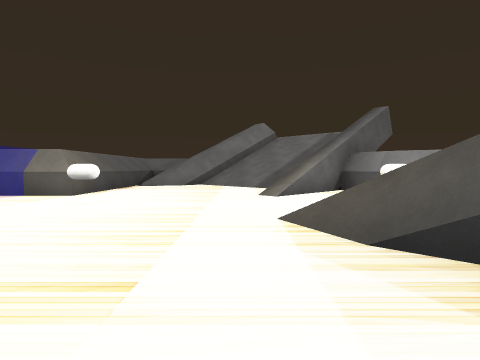
View 1 (above)

16 first-person views from a walk through a Unity game level. The camera is 0.5 m above the floor, tilts 2° down and sees 75° across. The floor is counted in squares, 1 m on a side. Each view is taken from the middle of a square. On the plan, view 1 faces up. The plan holds only what a view shows up to about 9 squares ahead; the rest is blank. The place goes on beyond the plan. The player is left out. Some surface patterns are stand-ins.

View 2
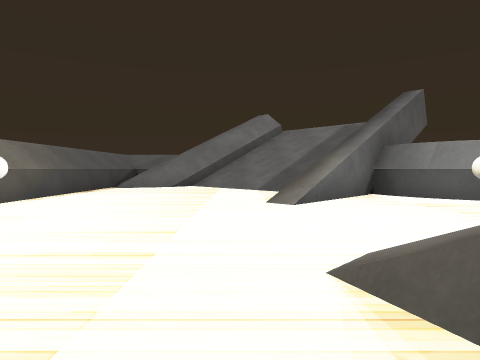

View 3
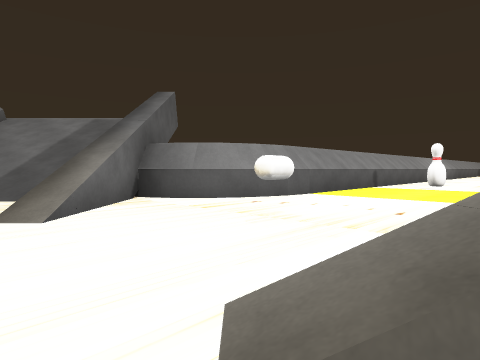

View 4
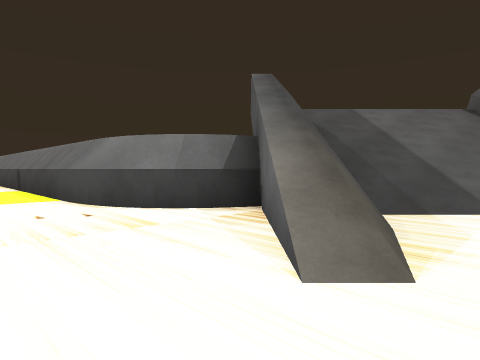

View 5
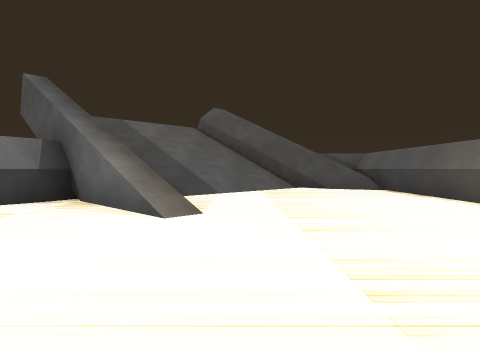

View 6
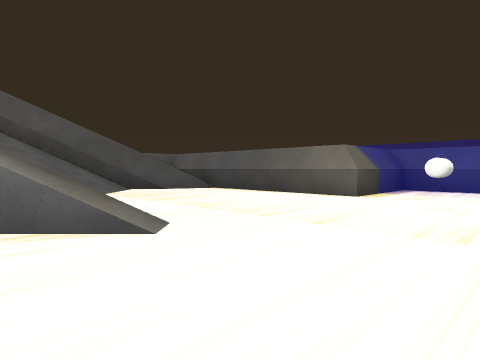

View 7
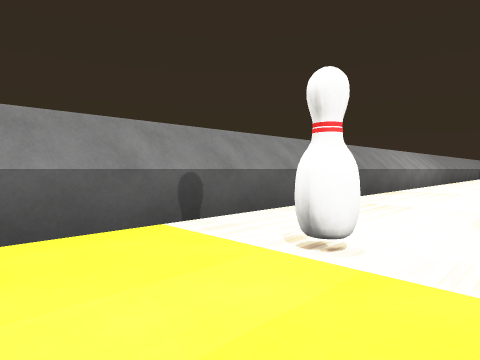

View 8
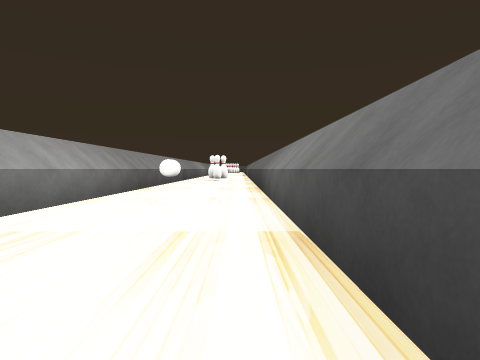

View 9
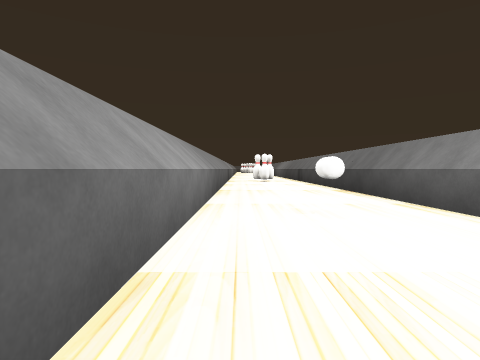

View 10
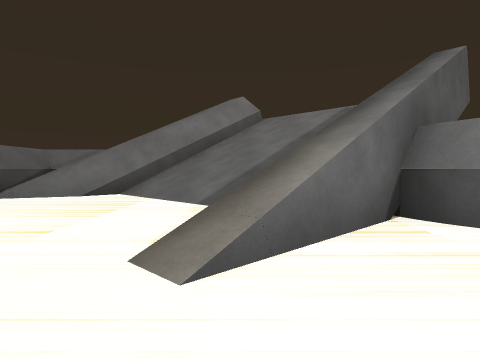

View 11
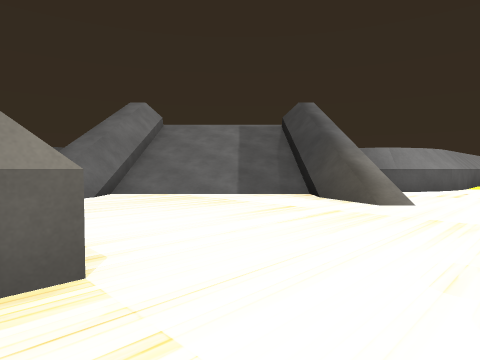

View 12
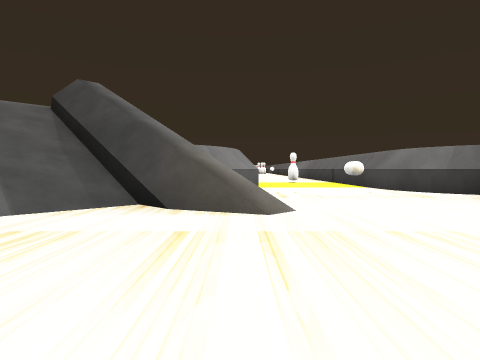

View 13
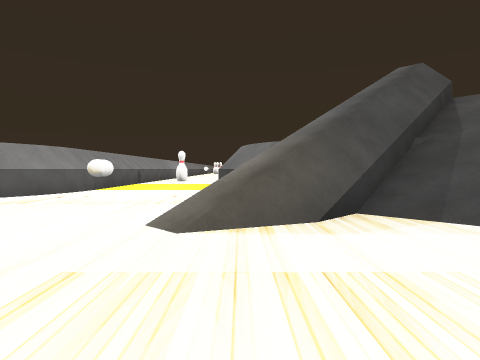

View 14
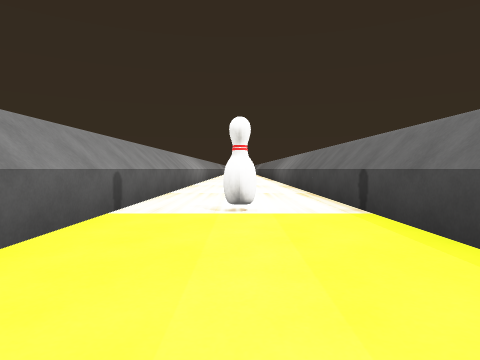

View 15
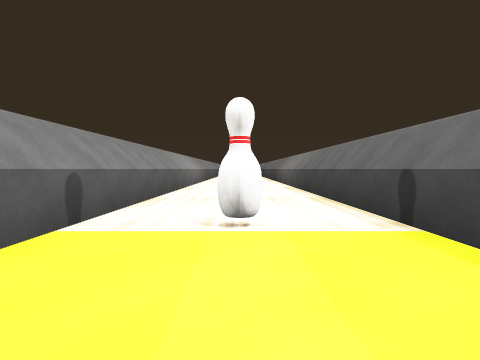

View 16
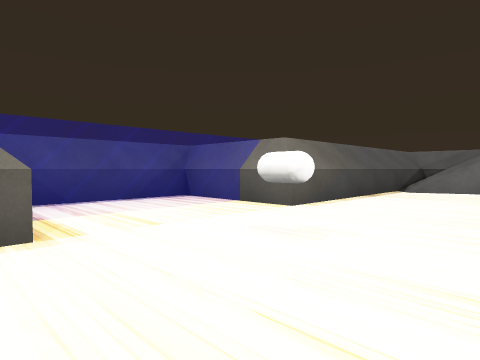

### Floor plan
Key: @ floor where view 1 was taken; # wall or solid block; . floor; / step, stairs or slope; = window, fence, low wall or low ledge; ^ raised ledge; v drop or lower ground; C capsule; O other object.
Columns run from 6 left of view 1 to 21 right of it. Each row starts with its distance up from view 1.
 14       v#/
 13   ##^^#///
 12   # v#/////
 11   #v#/////#v
 10   #...///##v
  9   #..../##v
  8   #....##OO
  7 ==#....=..OO################
  6 ==..........................
  5 ==..C....C.....O.......C....
  4 ==...../....................
  3 ==#....=/.OO################
  2   #..../#OO
  1   #....//#v
  0   #...@///#v
 -1   ##///////#
 -2   ####/////v
 -3      #O///
 -4       ^#/
 -5        #v

Where each view was taken, in squares from view 1:
view 1: 0 up, 0 right, facing up
view 2: 2 up, 0 right, facing up
view 3: 3 up, 0 right, facing up-right
view 4: 5 up, 0 right, facing down-right
view 5: 7 up, 0 right, facing down
view 6: 6 up, 2 right, facing down-left
view 7: 4 up, 7 right, facing up-right
view 8: 4 up, 12 right, facing right
view 9: 6 up, 13 right, facing right
view 10: 5 up, 1 right, facing up
view 11: 5 up, 4 left, facing up-right
view 12: 7 up, 3 left, facing right
view 13: 3 up, 2 left, facing right
view 14: 5 up, 5 right, facing right
view 15: 5 up, 6 right, facing right
view 16: 3 up, 1 left, facing up-left
